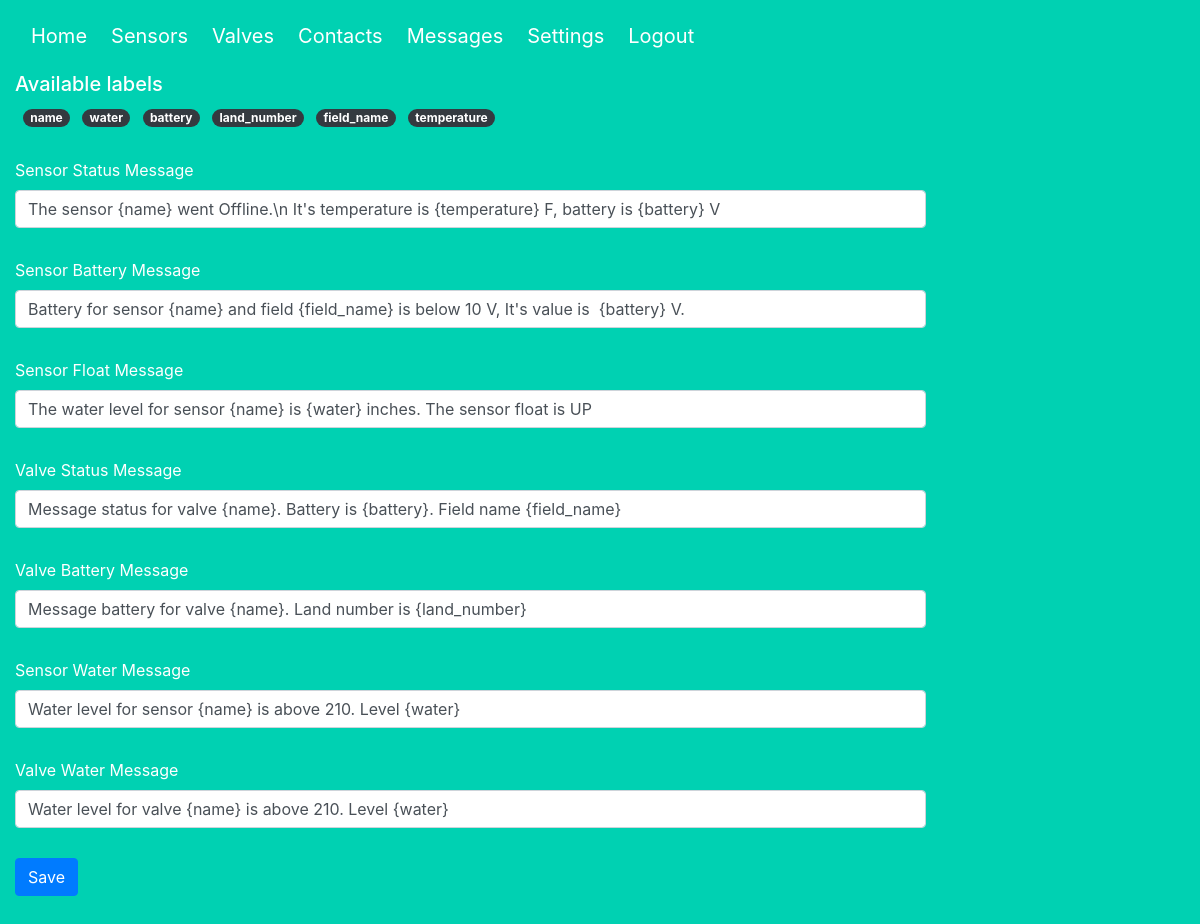
Screenshot of /messages (signed in) with the database file from the repository.
### models.py (models this page shows)
class LabelMessage(db.Model):
    __tablename__ = 'label_message'
    id = db.Column(db.Integer, primary_key=True)
    name = db.Column(db.String(100), unique=True)
    def as_dict(self):
        return {c.name: getattr(self, c.name) for c in self.__table__.columns}

class Message(db.Model):
    __tablename__ = 'message'
    id = db.Column(db.Integer, primary_key=True)
    name = db.Column(db.String(100))
    mess_type = db.Column(db.String(20))
    message = db.Column(db.String(1000))
    def as_dict(self):
        return {c.name: getattr(self, c.name) for c in self.__table__.columns}

### main.py (the view, shortened to what this page needs)
@main.route('/messages', methods=["GET", "POST"])
@login_required
def messages():
    labels = [label.as_dict() for label in LabelMessage.query.all()]
    msgs = [message.as_dict() for message in Message.query.all()]
    if request.method == 'GET':
        return render_template('messages.html', labels=labels, messages=msgs)

### __init__.py (called while the page is built)
@login_manager.user_loader
def load_user(user_id):
    return User.query.get(int(user_id))

### templates/messages.html (shortened to what this page needs)
{% extends "base.html" %}
{% block content %}
    <h5>Available labels</h5>
    {% for label in labels %}
        <span class="badge badge-pill badge-dark ml-2">{{ label.name }}</span>
    {% endfor %}
    <form method="post">
        {% for message in messages %}
            <div class="form-group">
                <label>{{ message.mess_type[0] | upper }}{{ message.mess_type[1:] }} {{ message.name[0] | upper }}{{ message.name[1:] }} Message</label>
                <input class="form-control" name="{{ '{}_{}'.format(message.name, message.mess_type) }}" value="{{ message.message }}">
            </div>
        {% endfor %}
        <button type="submit" class="btn btn-primary">Save</button>
    </form>
{% endblock %}

### templates/base.html (shortened to what this page needs)
<!DOCTYPE html>
<html>
<head>
    <link rel="stylesheet" href="../static/css/bulma.min.css"/>
    <link rel="stylesheet" href="../static/bootstrap4/css/bootstrap.min.css"/>
    <link rel="stylesheet" href="../static/css/main.css"/>
</head>
<body>
<section class="hero is-primary is-fullheight" style="min-width: 100%; float: left">
    <div class="hero-head">
        <nav class="navbar">
            <div class="container">
                <div id="navbarMenuHeroA" class="navbar-menu navbar-brand">
                    <div class="navbar-start">
                        <a href="{{ url_for('main.index') }}" class="navbar-item">
                            Home
                        </a>
                        {% if current_user.is_authenticated %}
                            <a href="{{ url_for('main.sensor') }}" class="navbar-item">
                                Sensors
                            </a>
                        {% endif %}
                        {% if current_user.is_authenticated %}
                            <a href="{{ url_for('main.valve') }}" class="navbar-item">
                                Valves
                            </a>
                        {% endif %}
                        {% if current_user.is_authenticated %}
                            <a href="{{ url_for('contact.contacts') }}" class="navbar-item">
                                Contacts
                            </a>
                        {% endif %}
                        {% if current_user.is_authenticated %}
                            <a href="{{ url_for('main.messages') }}" class="navbar-item">
                                Messages
                            </a>
                        {% endif %}
                        {% if current_user.is_authenticated %}
                            <a href="{{ url_for('main.settings') }}" class="navbar-item">
                                Settings
                            </a>
                        {% endif %}
                        {% if current_user.is_authenticated %}
                            <a href="{{ url_for('auth.logout') }}" class="navbar-item">
                                Logout
                            </a>
                        {% endif %}
                    </div>
                </div>
            </div>
        </nav>
    </div>
    <div class="hero-body">
        <div class="container">
            {% block content %}
            {% endblock %}
        </div>
    </div>
</section>
</body>
</html>

### static/css/main.css (style rules this page uses)
body { overflow: scroll !important; }
.hero-body .container { max-width: 80%; }
@media only screen
and (min-device-width: 768px)
and (max-device-width: 1024px) { .container { margin-left: 0; } }
@media only screen
and (min-device-width: 768px)
and (max-device-width: 1024px) { .hero-body { padding-left: 0 !important; padding-top: 0; } }
.form-group { margin: 30px 0; }

### rows the page displays
LabelMessage: name "name"
LabelMessage: name "water"
LabelMessage: name "battery"
LabelMessage: name "land_number"
LabelMessage: name "field_name"
LabelMessage: name "temperature"
Message: mess_type "S", mess_type "ensor", name "S", name "tatus", message "The sensor {name} went Offline.\\n It's temperature is {temperature} F, battery is {battery} V"
Message: mess_type "S", mess_type "ensor", name "B", name "attery", battery_sensor "Battery for sensor {name} and field {field_name} is below 10 V, It's value is {battery} V."
Message: mess_type "S", mess_type "ensor", name "F", name "loat", message "The water level for sensor {name} is {water} inches. The sensor float is UP"
Message: mess_type "V", mess_type "alve", name "S", name "tatus", status_valve "Message status for valve {name}. Battery is {battery}. Field name {field_name}"
Message: mess_type "V", mess_type "alve", name "B", name "attery", message "Message battery for valve {name}. Land number is {land_number}"
Message: mess_type "S", mess_type "ensor", name "W", name "ater", message "Water level for sensor {name} is above 210. Level {water}"
Message: mess_type "V", mess_type "alve", name "W", name "ater", message "Water level for valve {name} is above 210. Level {water}"
